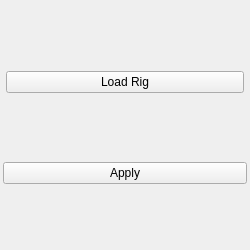
<?xml version="1.0" encoding="UTF-8"?>
<ui version="4.0">
 <class>Form</class>
 <widget class="QWidget" name="Form">
  <property name="geometry">
   <rect>
    <x>0</x>
    <y>0</y>
    <width>250</width>
    <height>250</height>
   </rect>
  </property>
  <property name="sizePolicy">
   <sizepolicy hsizetype="MinimumExpanding" vsizetype="MinimumExpanding">
    <horstretch>0</horstretch>
    <verstretch>0</verstretch>
   </sizepolicy>
  </property>
  <property name="minimumSize">
   <size>
    <width>250</width>
    <height>250</height>
   </size>
  </property>
  <property name="windowTitle">
   <string>Form</string>
  </property>
  <layout class="QVBoxLayout" name="verticalLayout">
   <property name="spacing">
    <number>3</number>
   </property>
   <property name="leftMargin">
    <number>3</number>
   </property>
   <property name="topMargin">
    <number>3</number>
   </property>
   <property name="rightMargin">
    <number>3</number>
   </property>
   <property name="bottomMargin">
    <number>3</number>
   </property>
   <item>
    <widget class="QFrame" name="loadRig_frame">
     <property name="sizePolicy">
      <sizepolicy hsizetype="Preferred" vsizetype="Fixed">
       <horstretch>0</horstretch>
       <verstretch>0</verstretch>
      </sizepolicy>
     </property>
     <property name="minimumSize">
      <size>
       <width>0</width>
       <height>30</height>
      </size>
     </property>
     <property name="frameShape">
      <enum>QFrame::NoFrame</enum>
     </property>
     <property name="frameShadow">
      <enum>QFrame::Raised</enum>
     </property>
     <layout class="QHBoxLayout" name="horizontalLayout">
      <property name="leftMargin">
       <number>3</number>
      </property>
      <property name="topMargin">
       <number>5</number>
      </property>
      <property name="rightMargin">
       <number>3</number>
      </property>
      <property name="bottomMargin">
       <number>3</number>
      </property>
      <item>
       <widget class="QPushButton" name="loadRig_pushButton">
        <property name="text">
         <string>Load Rig</string>
        </property>
       </widget>
      </item>
     </layout>
    </widget>
   </item>
   <item>
    <layout class="QVBoxLayout" name="main_verticalLayout"/>
   </item>
   <item>
    <widget class="QPushButton" name="apply_pushButton">
     <property name="text">
      <string>Apply</string>
     </property>
    </widget>
   </item>
  </layout>
 </widget>
 <resources/>
 <connections/>
</ui>
